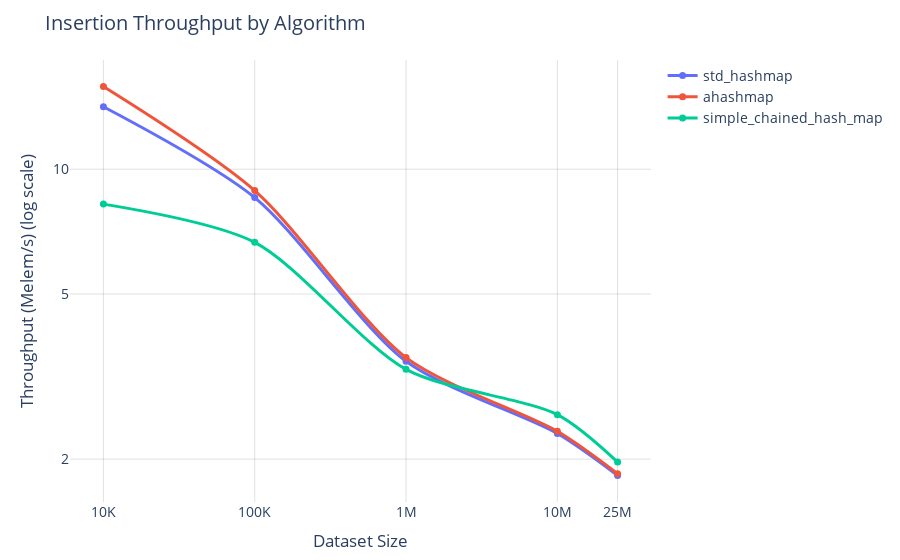

Notebook source saved alongside this figure:
### Code cell
fig = plot_bench(df, "insertion", "Insertion Throughput by Algorithm", bench_type="throughput", log_y=True)
fig.show()

### Figure 1 — Plotly figure (JSON) as saved in the notebook; plotly's stock layout.template omitted (floating-point values rounded to 4 significant figures)
{"data": [{"hovertemplate": "Algorithm=std_hashmap<br>Dataset Size=%{x}<br>Throughput (Melem/s) (log scale)=%{y}<extra></extra>", "legendgroup": "std_hashmap", "line": {"color": "#636EFA", "dash": "solid", "shape": "spline", "smoothing": 0.8, "width": 3}, "marker": {"size": 7, "symbol": "circle"}, "mode": "lines+markers", "name": "std_hashmap", "orientation": "v", "showlegend": true, "type": "scatter", "x": [10000, 100000, 1000000, 10000000, 25000000], "xaxis": "x", "y": [14.15, 8.542, 3.443, 2.305, 1.826], "yaxis": "y"}, {"hovertemplate": "Algorithm=ahashmap<br>Dataset Size=%{x}<br>Throughput (Melem/s) (log scale)=%{y}<extra></extra>", "legendgroup": "ahashmap", "line": {"color": "#EF553B", "dash": "solid", "shape": "spline", "smoothing": 0.8, "width": 3}, "marker": {"size": 7, "symbol": "circle"}, "mode": "lines+markers", "name": "ahashmap", "orientation": "v", "showlegend": true, "type": "scatter", "x": [10000, 100000, 1000000, 10000000, 25000000], "xaxis": "x", "y": [15.83, 8.879, 3.514, 2.334, 1.844], "yaxis": "y"}, {"hovertemplate": "Algorithm=simple_chained_hash_map<br>Dataset Size=%{x}<br>Throughput (Melem/s) (log scale)=%{y}<extra></extra>", "legendgroup": "simple_chained_hash_map", "line": {"color": "#00CC96", "dash": "solid", "shape": "spline", "smoothing": 0.8, "width": 3}, "marker": {"size": 7, "symbol": "circle"}, "mode": "lines+markers", "name": "simple_chained_hash_map", "orientation": "v", "showlegend": true, "type": "scatter", "x": [10000, 100000, 1000000, 10000000, 25000000], "xaxis": "x", "y": [8.238, 6.663, 3.293, 2.56, 1.967], "yaxis": "y"}], "layout": {"autosize": true, "font": {"size": 14}, "hovermode": "x unified", "legend": {"title": {"text": ""}, "tracegroupgap": 0}, "margin": {"b": 55, "l": 70, "r": 20, "t": 60}, "title": {"text": "Insertion Throughput by Algorithm"}, "xaxis": {"anchor": "y", "autorange": true, "domain": [0, 1], "gridcolor": "rgba(0, 0, 0, 0.12)", "range": [3.787, 7.611], "showgrid": true, "ticktext": ["10K", "100K", "1M", "10M", "25M"], "tickvals": [10000, 100000, 1000000, 10000000, 25000000], "title": {"text": "Dataset Size"}, "type": "log"}, "yaxis": {"anchor": "x", "autorange": true, "domain": [0, 1], "gridcolor": "rgba(0, 0, 0, 0.12)", "range": [0.1877, 1.273], "showgrid": true, "ticktext": ["1", "2", "5", "10", "20", "50", "100"], "tickvals": [1, 2, 5, 10, 20, 50, 100], "title": {"text": "Throughput (Melem/s) (log scale)"}, "type": "log"}}}
